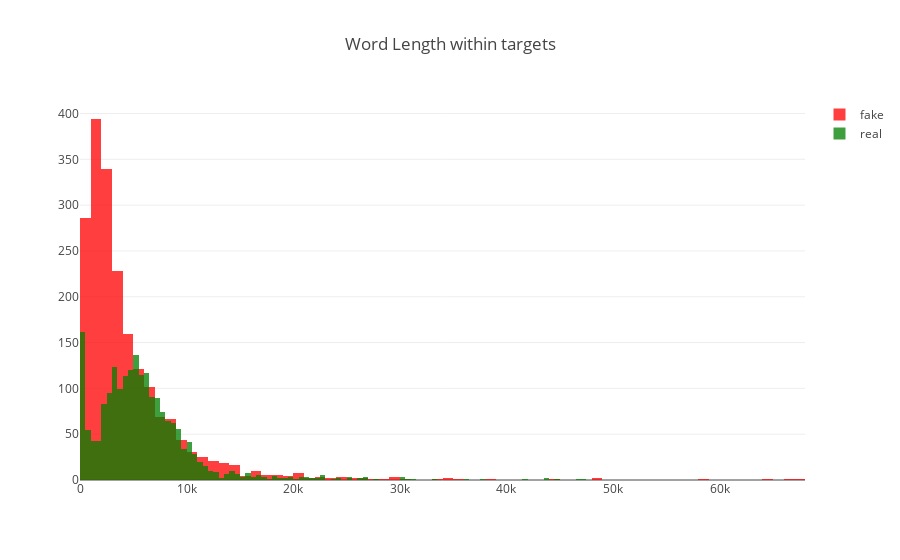

Notebook cell for this chart:
### Markdown cell above
### Let's check the distribution of the news length per target label

### Code cell
train['feature_len'] = train['feature'].astype(str).apply(len)
x0 = train["feature_len"].loc[train["target"]=="FAKE"]
x1 = train["feature_len"].loc[train["target"]=="REAL"]

Fake = go.Histogram(
    x=x0,
    opacity=0.75,
    name='fake',
    marker=dict(
        color='#FF0000'
    )
    
)
Real = go.Histogram(
    x=x1,
    opacity=0.75,
    name='real',
    marker=dict(
        color='#008000'
    )
)

data = [Fake, Real]
layout = go.Layout(barmode='overlay', title = "Word Length within targets")
fig = go.Figure(data=data, layout=layout)

train.iplot(data = data, layout = layout)

### Figure 1 — Plotly figure (JSON) as saved in the notebook; plotly's stock layout.template omitted (floating-point values rounded to 4 significant figures; data arrays with more than 128 entries replaced by an {"elided": "..."} marker saying what was removed)
{"data": [{"marker": {"color": "#FF0000"}, "name": "fake", "opacity": 0.75, "type": "histogram", "uid": "132c4fc6-6abb-454d-9b0d-6d3188d874d5", "x": {"elided": "1990 int values"}}, {"marker": {"color": "#008000"}, "name": "real", "opacity": 0.75, "type": "histogram", "uid": "5e0c8d41-dc9e-46d6-ac29-ac55da8f181a", "x": {"elided": "2000 int values"}}], "layout": {"barmode": "overlay", "title": {"text": "Word Length within targets"}}}
